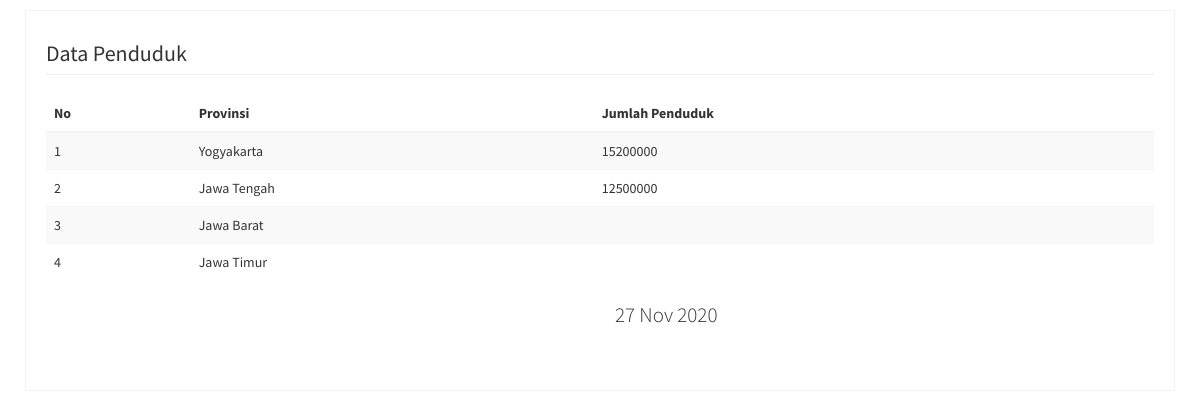
The app's page /index.php/home/laporan_prov with its own data.
### tables this page shows
CREATE TABLE `provinsi` (
  `provinsi_id` int(2) NOT NULL,
  `provinsi_nama` varchar(20) NOT NULL
);

### application/controllers/Home.php (called while the page is built, shortened)
<?php
class Home extends CI_Controller {
	public function laporan_prov(){
		$data['provinsi']=$this->saint->tampil_lap_provinsi();
		$this->load->view('isi/laporan_provinsi',$data);
	}
}

### index.php (called while the page is built, shortened)
<?php
require_once BASEPATH.'core/CodeIgniter.php';

### application/models/Saint.php (called while the page is built, shortened)
 <?php
class Saint extends CI_Model {
	public function tampil_lap_provinsi()
	{
		$data=array();
		$this->db->select('sum(penduduk) as jumlah');
		$this->db->select('provinsi_nama');
		$this->db->select('provinsi.provinsi_id');
		$this->db->join('kabupaten','kabupaten.provinsi_id=provinsi.provinsi_id','left');
		$this->db->group_by('provinsi.provinsi_id');
		$view=$this->db->get('provinsi');
		foreach ($view->result_array() as $row) {
				$data[]=$row;
			}
		return $data;
	}
}

### application/views/isi/laporan_provinsi.php (the view, shortened to what this page needs)
<!DOCTYPE html>
<html>
<head>
  <link rel="stylesheet" href="<?= base_url()?>dist/css/bootstrap.min.css">
  <link rel="stylesheet" href="<?= base_url()?>dist/css/AdminLTE.min.css">
</head>
<body onload="window.print();">
<div class="wrapper">
  <section class="invoice">
    <div class="row">
      <div class="col-xs-12">
        <h2 class="page-header">
          <i class="fa fa-globe"></i> Data Penduduk
        </h2>
      </div>
    </div>
    <div class="row">
        <div class="col-xs-12 table-responsive">
          <table class="table table-striped">
            <thead>
            <tr>
              <th>No</th>
              <th>Provinsi</th>
              <th>Jumlah Penduduk</th>
            </tr>
            </thead>
            <tbody>
              <?php
              $no=1;
              foreach($provinsi as $rows){
              ?>
            <tr>
              <td><?=$no++ ?></td>
              <td><?= $rows['provinsi_nama'] ?></td>
              <td><?= $rows['jumlah'] ?></td>
            </tr>
          <?php } ?>
            </tbody>
          </table>
        </div>
      </div>
    <div class="row">
      <div class="col-xs-12 table-responsive">
        <table class="table table-striped">
    <div class="row">
      <div class="col-xs-6 pull-right">
        <p class="lead"><?= date('d M Y')?></p>
          </table>
        </div>
      </div>
    </div>
</body>
</html>

### records on screen
provinsi: provinsi_nama "Yogyakarta", jumlah "15200000"
provinsi: provinsi_nama "Jawa Tengah", jumlah "12500000"
provinsi: provinsi_nama "Jawa Barat"
provinsi: provinsi_nama "Jawa Timur"
